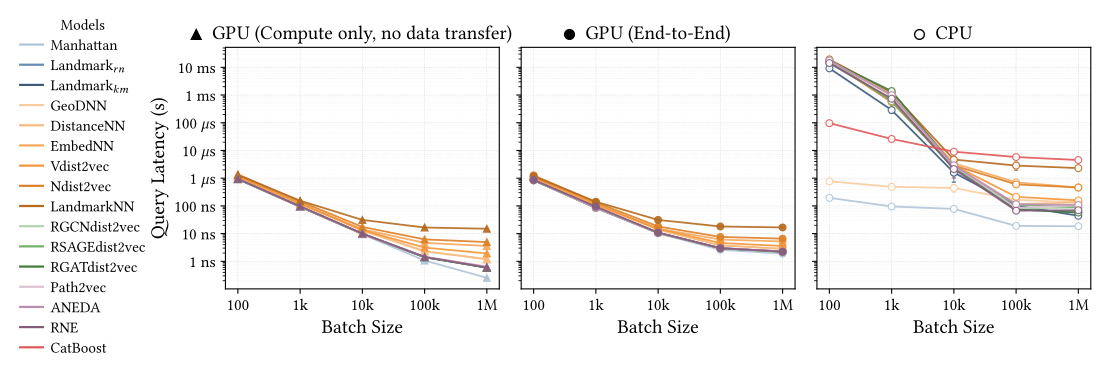

The script that saved this image:
"""3-panel line plot: query latency (USA only) vs batch size, GPU (Compute only) | GPU (End-to-End) | CPU.

Usage:
    python fig5b_latency_vs_bs.py
    open fig5b_latency_vs_bs.pdf
"""
import sys
import os

import matplotlib
matplotlib.use('Agg')
import matplotlib.pyplot as plt
import matplotlib.ticker as ticker
from matplotlib.lines import Line2D
import numpy as np

sys.path.insert(0, os.path.dirname(os.path.abspath(__file__)))
sys.path.insert(0, os.path.dirname(os.path.dirname(os.path.abspath(__file__))))  # '..' -> analysis/

from plot_config import (
    METHOD_GROUP_COLORS,
    FS_AXIS,
    FS_TICK,
    FS_LEG,
    FIGURES_DIR,
    plot_label,
    MODEL_GROUP_OF,
    group_shades,
)
from extract_metrics import get_key, inference_bs_sweep, dataloader_metric, batch_sizes_seen_bs_sweep

# ── Tunable display flags ───────────────────────────────────────────────────
FONT_SCALE = 1.3    # knob: local multiplier on plot_config's base font sizes
FS_AXIS, FS_TICK, FS_LEG = (f * FONT_SCALE for f in (FS_AXIS, FS_TICK, FS_LEG))
TITLE_MARKER_SIZE = 7  # knob: marker glyph size in each subplot title (bigger than in-plot markers)

DATASET = 'USA'
LAT_FIELD              = 'latency_avg_us_per_query'
LAT_STD_FIELD          = 'latency_std_us_per_query'
GPU_COMPUTE_LAT_FIELD     = 'gpu_compute_latency_avg_us_per_query'
GPU_COMPUTE_LAT_STD_FIELD = 'gpu_compute_latency_std_us_per_query'

# fig3a-style latency tick labels (values are in us, log-spaced powers of ten).
LATENCY_LABELS = {
    0.0001: '0.1 ns', 0.001: '1 ns', 0.01: '10 ns', 0.1: '100 ns',
    1: r'1 $\mu$s', 10: r'10 $\mu$s', 100: r'100 $\mu$s', 1000: '1 ms', 10000: '10 ms',
}

def _fmt_latency(v, _pos=None):
    return LATENCY_LABELS.get(v, '')

FIG_H = 3.9    # taller than fig1a's FIG_H, to fit the 16-model legend at FONT_SCALE=1.3
PANEL_W = 3.0
FIG_W = PANEL_W * 3

# Batch sizes left to right, increasing order (union across gpu/cpu bs-sweep runs).
BS_ORDER = sorted(set(batch_sizes_seen_bs_sweep('gpu')) | set(batch_sizes_seen_bs_sweep('cpu')))
BS_SHORT_LABELS = {100: '100', 1_000: '1k', 10_000: '10k', 100_000: '100k', 1_000_000: '1M'}
BS_LABELS = [BS_SHORT_LABELS.get(bs, f'{bs:,}') for bs in BS_ORDER]

# Panels: (device, latency field, std field, marker, hollow?, title).
PANELS = [
    ('gpu', GPU_COMPUTE_LAT_FIELD, GPU_COMPUTE_LAT_STD_FIELD, '^', False, 'GPU (Compute only, no data transfer)'),
    ('gpu', LAT_FIELD,             LAT_STD_FIELD,             'o', False, 'GPU (End-to-End)'),
    ('cpu', LAT_FIELD,             LAT_STD_FIELD,             'o', True,  'CPU'),
]

# Models to plot (same roster as fig1a/fig3a/fig5a).
MODEL_ORDER = [
    'Manhattan', 'Landmark_random_subset', 'Landmark_kmeans_subset',           # Baselines
    'GeoDNN', 'DistanceNN_sub', 'EmbeddingNN_mean', 'Vdist2vec', 'Ndist2vec', 'CatBoostNN',  # NNs
    'GCN', 'SAGE', 'GAT',                                                      # GNNs
    'Path2vec', 'ANEDA', 'RNE',                                                # Functional
    'CatBoost',                                                                # Tree
]

# Per-model line color: same group hue family, distinct shade per model within a group (fig1a convention).
_groups_order = {}
for mk in MODEL_ORDER:
    _groups_order.setdefault(MODEL_GROUP_OF[mk], []).append(mk)

MODEL_COLOR = {}
for g, ms in _groups_order.items():
    for mk, c in zip(ms, group_shades(METHOD_GROUP_COLORS[g], len(ms))):
        MODEL_COLOR[mk] = c


def draw(fig, gs):
    """Draw the GPU-compute | GPU-e2e | CPU latency-vs-batch-size row (USA only). Returns the list of Axes."""
    axes = []
    ax_prev = None
    for i, (device, field, std_field, marker, hollow, title) in enumerate(PANELS):
        ax = fig.add_subplot(gs[i], sharey=ax_prev)
        axes.append(ax)
        ax_prev = ax

        get_d = inference_bs_sweep(device)
        for mk in MODEL_ORDER:
            d = get_d(get_key(mk, DATASET))
            xs, ys, yerrs = [], [], []
            for xi, bs in enumerate(BS_ORDER):
                v = dataloader_metric(d, bs, field)
                if v is None:
                    continue
                xs.append(xi)
                ys.append(v)
                yerrs.append(dataloader_metric(d, bs, std_field) or 0.0)
            if not xs:
                continue
            c = MODEL_COLOR[mk]
            mfc = 'white' if hollow else c
            ax.errorbar(xs, ys, yerr=yerrs, color=c, lw=1.3, marker=marker,
                        markersize=5, markerfacecolor=mfc, markeredgewidth=0.8,
                        markeredgecolor=c, capsize=1.5, elinewidth=0.5, alpha=0.9,
                        label=plot_label(mk), zorder=3)

        ax.set_yscale('log')
        ax.yaxis.set_major_locator(ticker.LogLocator(base=10, numticks=20))
        ax.yaxis.set_major_formatter(ticker.FuncFormatter(_fmt_latency))
        ax.yaxis.set_minor_locator(ticker.LogLocator(subs=np.arange(2, 10), numticks=20))
        ax.tick_params(axis='y', which='minor', length=2)
        ax.set_xticks(range(len(BS_ORDER)))
        ax.set_xticklabels(BS_LABELS, rotation=0, ha='center')
        ax.set_xlabel('Batch Size', fontsize=FS_AXIS)
        ax.set_title(title, fontsize=FS_AXIS, pad=6)
        ax._title_marker_spec = (marker, 'white' if hollow else 'black')  # placed post-draw, once title extent is known
        ax.grid(which='major', linestyle=':', linewidth=0.5, alpha=0.6)
        ax.grid(which='minor', linestyle=':', linewidth=0.3, alpha=0.3)
        ax.tick_params(axis='both', labelsize=FS_TICK)

        if i == 0:
            ax.set_ylabel('Query Latency (s)', fontsize=FS_AXIS)
        else:
            plt.setp(ax.get_yticklabels(), visible=False)

    return axes


def _build_legend_handles():
    handles = []
    for g, ms in _groups_order.items():
        for mk in ms:
            handles.append(Line2D([0], [0], color=MODEL_COLOR[mk], lw=1.6, label=plot_label(mk)))
    return handles


def _place_title_markers(fig, axes):
    """Draw each panel's marker glyph just left of its (already-rendered) title text."""
    fig.canvas.draw()  # finalize title layout so bboxes are measurable
    renderer = fig.canvas.get_renderer()
    for ax in axes:
        marker, mfc = ax._title_marker_spec
        bbox = ax.title.get_window_extent(renderer=renderer)
        x_disp = bbox.x0 - 16  # small gap left of the title's left edge, in display (pixel) coords
        y_disp = (bbox.y0 + bbox.y1) / 2
        x_fig, y_fig = fig.transFigure.inverted().transform((x_disp, y_disp))
        fig.add_artist(Line2D([x_fig], [y_fig], marker=marker, color='black',
                               markersize=TITLE_MARKER_SIZE, markerfacecolor=mfc,
                               markeredgewidth=1.0, transform=fig.transFigure,
                               clip_on=False, zorder=6))


def make_figure():
    LEGEND_W_FRAC = 0.19  # fraction of total figure width reserved on the left for the legend
    wspace = 0.08

    fig = plt.figure(figsize=(FIG_W / (1 - LEGEND_W_FRAC), FIG_H))
    gs = fig.add_gridspec(1, 3, wspace=wspace)
    axes = draw(fig, gs)

    fig.subplots_adjust(left=LEGEND_W_FRAC + 0.02, right=0.99, top=0.90, bottom=0.28, wspace=wspace)
    _place_title_markers(fig, axes)

    handles = _build_legend_handles()
    leg = fig.legend(handles=handles, fontsize=FS_LEG, loc='center left',
               bbox_to_anchor=(0.01, 0.54), bbox_transform=fig.transFigure,
               title='Models', title_fontsize=FS_LEG,
               frameon=False,
               handlelength=1.5, labelspacing=0.4,
               borderpad=0.6, handletextpad=0.5)
    leg.get_title().set_fontweight('bold')

    OUT = FIGURES_DIR / 'fig5b_latency_vs_bs.pdf'
    fig.savefig(OUT, bbox_inches='tight', dpi=300)
    plt.close(fig)
    print(f'Saved {OUT}')


if __name__ == '__main__':
    make_figure()
